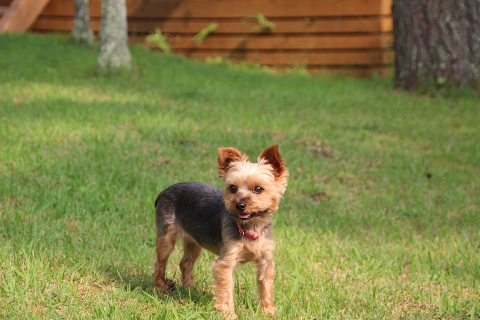
#> input picture ch3/3.2/yorkie.png, 480 x 320 px
$ python bitwise_or.py
#> lines starting #> are read from the running program, lines starting #| are printed output that depends on the picture; after the words box and inside, x2 and y2 are one past the last pixel; in counts of white or black regions, pixels touching at a corner belong together
import numpy as np
import cv2

# 画像ファイルをカラーで読み込み
src1 = cv2.imread('yorkie.png', cv2.IMREAD_COLOR)
#> src1 is the input picture: shape (320, 480, 3); mean B, G, R 71.8, 129.3, 128.4

# マスク画像を生成する
height, width, channels = src1.shape[:3]
#> height = 320; width = 480; channels = 3
src2 = np.zeros((height, width, channels), np.uint8)
cv2.rectangle(src2, (150, 135), (290, 315), (255, 255, 255), thickness=-1)
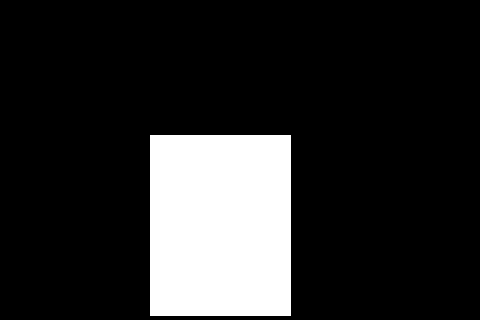
#> src2: shape (320, 480, 3); 16.6% white; 1 white region, box (x1, y1, x2, y2) and area: (150, 135, 291, 316) 25521

# ピクセルごとにOR演算を行う
dst = cv2.bitwise_or(src1, src2)
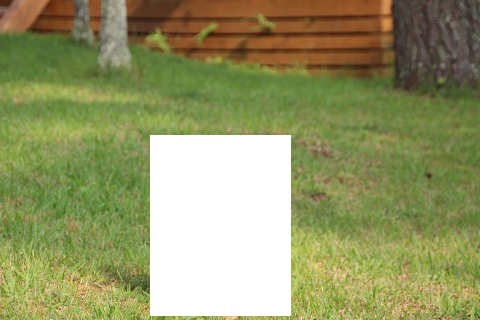
#> dst: shape (320, 480, 3); mean B, G, R 100.8, 150.8, 147.7

# 画像をウィンドウ表示する
cv2.imshow('dst', dst)
cv2.waitKey(0)
cv2.destroyAllWindows()

$ run again, with ch3/3.2/aloeL.png copied over ch3/3.2/yorkie.png
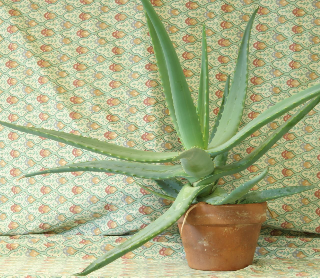
#> input picture ch3/3.2/aloeL.png, 320 x 278 px
#> src1 is the input picture: shape (278, 320, 3); mean B, G, R 136.9, 177.4, 171.4
#> `cv2.rectangle(src2, (150, 135), (290, 315), (255, 255, 255), thickness..`:
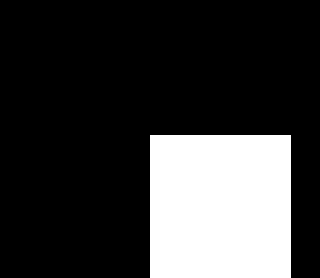
#> src2: shape (278, 320, 3); 22.7% white; 1 white region, box (x1, y1, x2, y2) and area: (150, 135, 291, 278) 20163
#> `dst = cv2.bitwise_or(src1, src2)`:
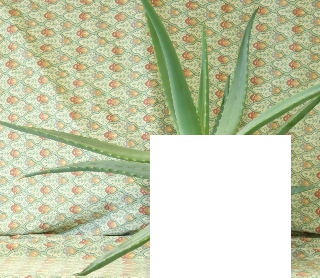
#> dst: shape (278, 320, 3); mean B, G, R 172.5, 203.1, 196.7

$ run again, with ch3/3.2/aloeR.png copied over ch3/3.2/yorkie.png
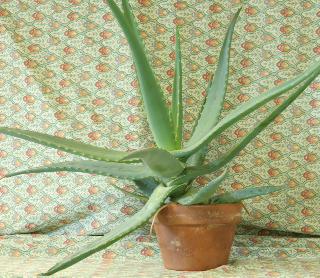
#> input picture ch3/3.2/aloeR.png, 320 x 278 px
#> src1 is the input picture: shape (278, 320, 3); mean B, G, R 134.4, 174.4, 168.2
#> `cv2.rectangle(src2, (150, 135), (290, 315), (255, 255, 255), thickness..`:
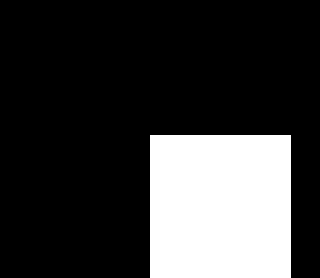
#> src2: shape (278, 320, 3); 22.7% white; 1 white region, box (x1, y1, x2, y2) and area: (150, 135, 291, 278) 20163
#> `dst = cv2.bitwise_or(src1, src2)`:
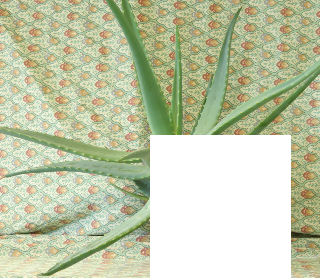
#> dst: shape (278, 320, 3); mean B, G, R 171.1, 201, 194.1
